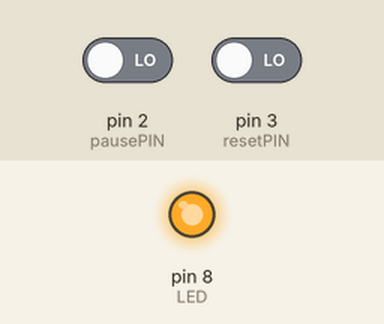
Simulated run of this sketch. Board: Arduino Uno, built with avr-gcc and run on an emulated ATmega328P. Shown: output pins drawn as LEDs (lit = HIGH). The inputs (shaded band) are chosen by the test bench; at power-on: pin 2 (pausePIN) LOW, pin 3 (resetPIN) LOW. What the sketch prints to the serial monitor is not drawn.

Above: at 1.2 s.
1.3 s: pin 2 (pausePIN) driven HIGH
At 2.4 s:
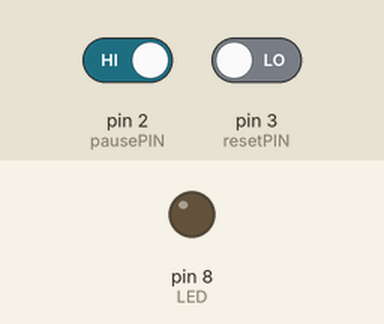
Timing chart, 0 to 4.3 s (numbered marks = the images above; inputs shaded):
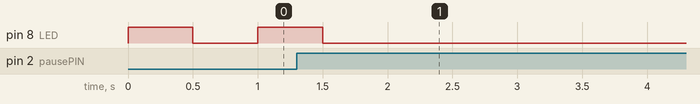

The sketch:

heartrate.ino
```cpp
int LED = 8;
int pausePIN =2;
int resetPIN = 3;
int tach_f = 100;
int brad_f = 500;
int heartrate = 30;
int x = 0;
boolean pauseFlag = LOW;


void setup() {
  Serial.begin(9600);
  pinMode(LED,OUTPUT);
  attachInterrupt(digitalPinToInterrupt(pausePIN),pauseF,RISING); // Pauses Function
  attachInterrupt(digitalPinToInterrupt(resetPIN),reset,RISING); // Resets heart Rate information
}

void loop() {
  Serial.print(pauseFlag);
if(pauseFlag == LOW){
  brady();
  tachy();
  }

}

// INTERRUPT FUNCTIONS
//set to 0 code runs, if interrupt fxn activate flag is 1 and code is paused
void pauseF (){
  pauseFlag = !pauseFlag;
}

// if button is pressed reset heart rate average information
void reset () {
 // heartrate = 60;
}

// NORMAL FUNCTIONS: Flash lights Tachy at 10 Hz, Brady at 2 Hz
void tachy (){
if (heartrate> 180){
digitalWrite(LED,HIGH);
delay(tach_f); // delay for .1 Seconds or .5 Seconds
digitalWrite(LED,LOW);
delay(tach_f); // delay for .1 Seocnds or .5 seconds
  }
}

void brady (){
  if(heartrate <40){
digitalWrite(LED,HIGH);
delay(brad_f); // delay for .1 Seconds or .5 Seconds
digitalWrite(LED,LOW);
delay(brad_f); // delay for .1 Seocnds or .5 seconds
  }
}
```

Measured:
- after the input at 1.3 s, pin 8 (LED): goes on until 1.5 s, then stays LOW
